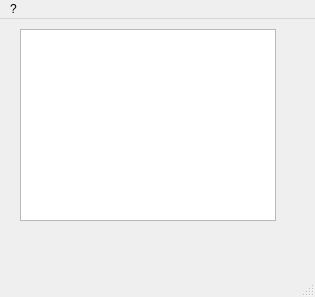
<?xml version="1.0" encoding="UTF-8"?>
<ui version="4.0">
 <class>fpUnit</class>
 <widget class="QMainWindow" name="fpUnit">
  <property name="geometry">
   <rect>
    <x>0</x>
    <y>0</y>
    <width>315</width>
    <height>297</height>
   </rect>
  </property>
  <property name="sizePolicy">
   <sizepolicy hsizetype="Fixed" vsizetype="Fixed">
    <horstretch>0</horstretch>
    <verstretch>0</verstretch>
   </sizepolicy>
  </property>
  <property name="windowTitle">
   <string>Напряжение</string>
  </property>
  <property name="dockOptions">
   <set>QMainWindow::AllowTabbedDocks|QMainWindow::AnimatedDocks</set>
  </property>
  <widget class="QWidget" name="centralwidget">
   <widget class="QTableView" name="tableView">
    <property name="geometry">
     <rect>
      <x>20</x>
      <y>10</y>
      <width>256</width>
      <height>192</height>
     </rect>
    </property>
   </widget>
  </widget>
  <widget class="QMenuBar" name="menubar">
   <property name="geometry">
    <rect>
     <x>0</x>
     <y>0</y>
     <width>315</width>
     <height>21</height>
    </rect>
   </property>
   <widget class="QMenu" name="muAbout">
    <property name="title">
     <string>?</string>
    </property>
   </widget>
   <addaction name="muAbout"/>
  </widget>
  <widget class="QStatusBar" name="statusbar"/>
 </widget>
 <resources/>
 <connections/>
</ui>
